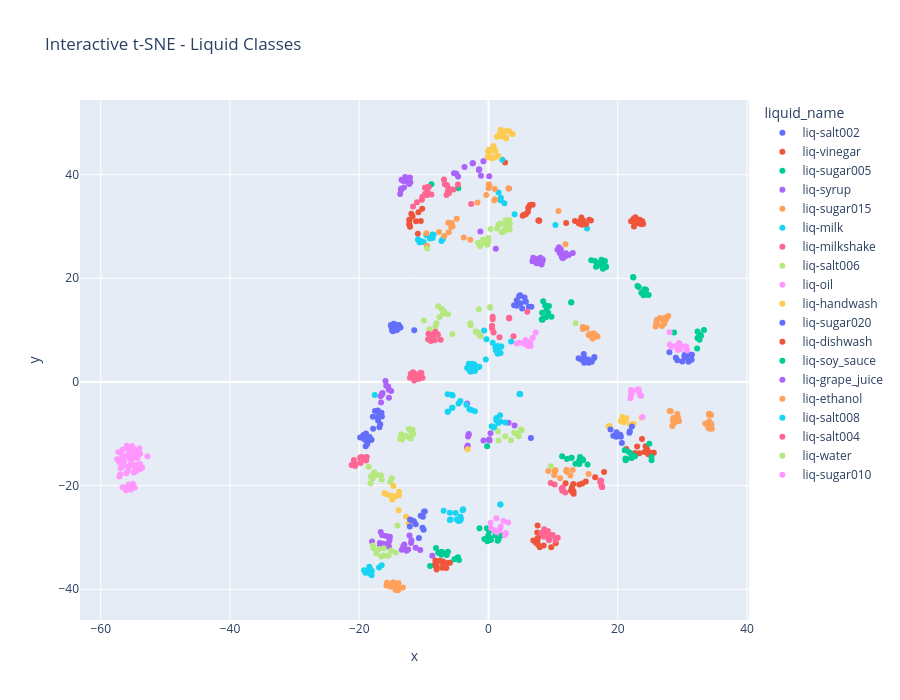
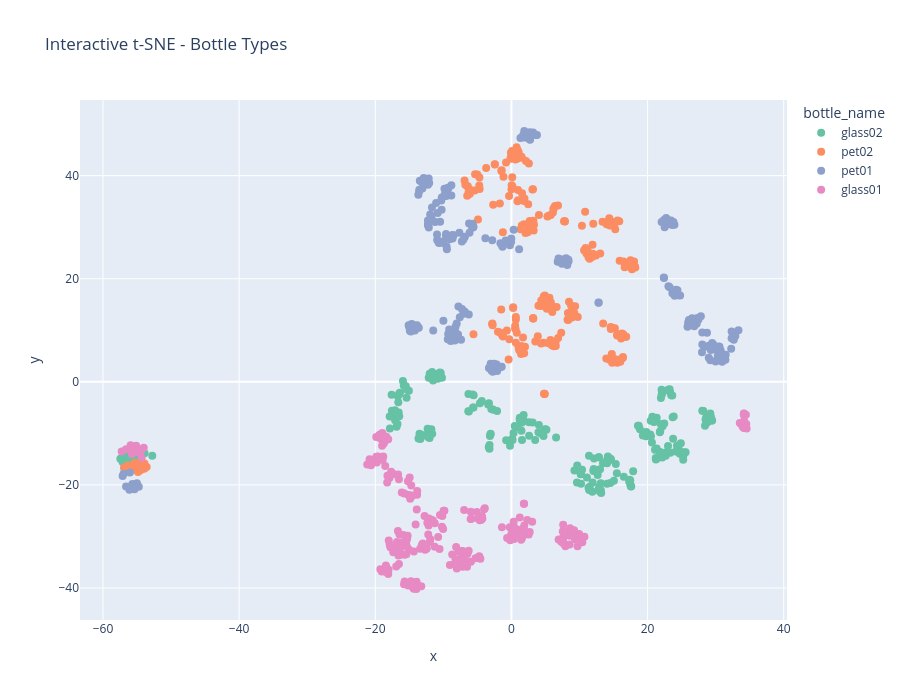

Notebook code cell kept with these figures, in order:
### Code cell
# Interactive t-SNE - Liquid
fig3 = px.scatter(
    tsne_data,
    x='x', y='y',
    color='liquid_name',
    title='Interactive t-SNE - Liquid Classes',
    hover_data=['liquid_name', 'bottle_name', 'path'],
    width=900, height=700
)
fig3.update_traces(marker=dict(size=6))
fig3.show()

print("---")

# Interactive t-SNE - Bottle
fig4 = px.scatter(
    tsne_data,
    x='x', y='y',
    color='bottle_name',
    title='Interactive t-SNE - Bottle Types',
    hover_data=['liquid_name', 'bottle_name'],
    width=900, height=700,
    color_discrete_sequence=px.colors.qualitative.Set2
)
fig4.update_traces(marker=dict(size=8))
fig4.show()

### Figure 1 — Plotly figure (JSON) as saved in the notebook; plotly's stock layout.template omitted (floating-point values rounded to 4 significant figures; data arrays with more than 128 entries replaced by an {"elided": "..."} marker saying what was removed)
{"data": [{"customdata": {"elided": "48x3 str values"}, "hovertemplate": "liquid_name=%{customdata[0]}<br>x=%{x}<br>y=%{y}<br>bottle_name=%{customdata[1]}<br>path=%{customdata[2]}<extra></extra>", "legendgroup": "liq-salt002", "marker": {"color": "#636efa", "size": 6, "symbol": "circle"}, "mode": "markers", "name": "liq-salt002", "orientation": "v", "showlegend": true, "type": "scatter", "x": [-17.56, -18.96, 4.904, -18.88, -19.41, -18.27, 4.38, 5.582, -17.09, 4.378, -19.09, 3.97, -16.88, 4.99, -14.66, -13.61, -18.38, -19.29, -15.0, -14.18, 4.858, -14.77, -14.49, -17.09, -17.06, -17.85, -16.74, -16.56, -17.89, 6.232, -18.1, -14.3, -13.87, -19.86, -11.49, 5.203, -13.85, -14.93, -15.1, -16.49, -17.1, 5.788, 4.736, -18.75, -19.26, -17.03, -19.0, 6.638], "xaxis": "x", "y": [-5.593, -9.937, 16.74, -10.32, -10.34, -11.18, 15.75, 16.31, -7.443, 14.72, -11.15, 14.78, -8.716, 15.16, 11.21, 10.5, -10.64, -10.23, 10.57, 9.971, 16.62, 9.773, 11.09, -6.85, -6.365, -9.044, -8.182, -5.94, -6.711, 14.51, -11.13, 10.38, 10.97, -10.7, 9.953, 14.17, 10.46, 9.925, 10.96, -6.679, -5.506, 15.46, 16.57, -11.97, -10.94, -5.942, -12.39, 14.49], "yaxis": "y"}, {"customdata": {"elided": "48x3 str values"}, "hovertemplate": "liquid_name=%{customdata[0]}<br>x=%{x}<br>y=%{y}<br>bottle_name=%{customdata[1]}<br>path=%{customdata[2]}<extra></extra>", "legendgroup": "liq-vinegar", "marker": {"color": "#EF553B", "size": 6, "symbol": "circle"}, "mode": "markers", "name": "liq-vinegar", "orientation": "v", "showlegend": true, "type": "scatter", "x": [2.562, -10.93, -12.14, 6.195, 13.12, 5.467, 7.72, 6.099, 10.41, -12.22, 7.542, 6.935, 7.6, 17.88, 13.18, -12.25, 15.06, -12.24, 12.99, 14.04, 7.602, -12.27, -10.84, 7.847, 14.52, 7.581, 6.185, 5.291, 7.847, 7.33, -11.94, -10.26, 8.538, -10.47, 11.93, 6.4, -11.21, 6.841, 9.705, 5.779, 7.652, 8.103, 7.933, 12.77, 13.14, 16.5, -11.75, 12.91], "xaxis": "x", "y": [42.36, 28.59, 29.93, 33.65, -19.69, 32.24, 31.16, 32.85, -31.11, 31.24, -29.03, -30.58, -27.71, -17.37, -21.56, 31.32, -19.19, 30.39, -21.26, -19.79, -30.18, 30.49, 32.74, 31.11, -19.61, -30.53, 33.61, 32.09, 31.13, -31.02, 32.46, 33.4, -31.58, 31.05, -19.55, 34.12, 31.02, 34.19, -31.9, 32.35, -31.37, -29.49, -31.88, -20.92, -21.05, -18.4, 31.95, -20.3], "yaxis": "y"}, {"customdata": {"elided": "48x3 str values"}, "hovertemplate": "liquid_name=%{customdata[0]}<br>x=%{x}<br>y=%{y}<br>bottle_name=%{customdata[1]}<br>path=%{customdata[2]}<extra></extra>", "legendgroup": "liq-sugar005", "marker": {"color": "#00cc96", "size": 6, "symbol": "circle"}, "mode": "markers", "name": "liq-sugar005", "orientation": "v", "showlegend": true, "type": "scatter", "x": [32.28, 14.2, 28.73, 1.541, -0.6315, -0.04815, 32.35, 8.242, 9.233, 9.744, 15.33, 32.71, 8.755, -1.392, 13.45, 1.424, 8.3, 32.63, 14.03, 0.09829, -0.2482, -8.826, 11.39, 8.343, 14.05, 1.994, 8.97, 14.62, 12.84, 14.57, -0.1726, 12.86, 8.419, 32.66, 8.894, 32.89, 8.46, 12.8, 14.17, 12.14, 9.357, 0.387, 1.061, 33.35, 0.2616, -4.672, 32.35, 12.81], "xaxis": "x", "y": [6.44, -15.25, 9.524, -30.33, -30.28, -29.67, 9.755, 12.06, 13.35, 12.57, -15.92, 9.156, 14.8, -28.22, -15.79, -30.64, 13.34, 8.904, -15.2, -28.87, -28.22, 38.14, -14.34, 12.02, -15.82, -29.63, 14.12, -15.1, -14.64, -14.93, -30.72, -14.64, 12.26, 8.151, 12.48, 8.9, 15.56, 15.35, -14.46, -14.85, 14.67, -30.47, -29.63, 10.01, -30.11, 37.39, 8.466, 15.37], "yaxis": "y"}, {"customdata": {"elided": "48x3 str values"}, "hovertemplate": "liquid_name=%{customdata[0]}<br>x=%{x}<br>y=%{y}<br>bottle_name=%{customdata[1]}<br>path=%{customdata[2]}<extra></extra>", "legendgroup": "liq-syrup", "marker": {"color": "#ab63fa", "size": 6, "symbol": "circle"}, "mode": "markers", "name": "liq-syrup", "orientation": "v", "showlegend": true, "type": "scatter", "x": [-11.97, -13.41, 7.451, 1.131, 10.67, 10.9, 8.21, 6.796, 13.04, -13.03, 12.42, -3.332, -8.699, -0.7732, -10.56, 0.3119, 11.96, 7.428, 3.111, 12.23, -3.053, -13.16, 8.382, 4.028, 11.32, -12.68, -12.43, 7.612, 11.01, 11.24, -3.154, -3.088, -11.26, 11.48, 0.08327, 7.726, 8.201, 8.03, -12.22, -3.216, -11.93, 6.924, 11.86, 11.18, 0.1636, -13.18, 8.361, 0.12], "xaxis": "x", "y": [-31.08, -32.37, 23.71, 25.71, 25.52, 25.98, 22.93, 23.3, 24.89, -31.35, 24.5, -12.62, -33.52, -11.31, -32.41, -9.917, 24.85, 22.89, -7.885, 24.54, -10.06, -31.63, 23.41, -8.396, 24.17, -32.59, -32.33, 23.07, 24.87, 24.93, -10.52, -10.24, -31.97, 23.85, -11.2, 23.44, 22.67, 23.95, -29.63, -12.24, -30.52, 23.94, 24.19, 25.58, -11.3, -31.92, 23.66, -11.04], "yaxis": "y"}, {"customdata": {"elided": "48x3 str values"}, "hovertemplate": "liquid_name=%{customdata[0]}<br>x=%{x}<br>y=%{y}<br>bottle_name=%{customdata[1]}<br>path=%{customdata[2]}<extra></extra>", "legendgroup": "liq-sugar015", "marker": {"color": "#FFA15A", "size": 6, "symbol": "circle"}, "mode": "markers", "name": "liq-sugar015", "orientation": "v", "showlegend": true, "type": "scatter", "x": [34.22, 34.16, 26.01, 34.12, 16.45, 27.18, 34.15, 14.59, 15.54, 26.54, 27.83, 16.11, 16.87, 33.55, 26.9, 29.11, 34.17, 25.87, 28.43, 29.33, 27.21, 15.2, 15.76, 29.22, 28.04, 29.48, 25.97, 28.77, 34.21, 34.44, 14.86, 34.09, 34.55, 29.45, 33.92, 28.59, 27.32, 16.25, 27.48, 16.74, 14.59, 26.07, 15.52, 28.51, 26.85, 28.2, 34.5, 28.67], "xaxis": "x", "y": [-8.962, -6.207, 11.32, -6.362, 9.184, 11.45, -6.143, 10.24, 8.998, 12.34, 12.72, 8.397, 8.758, -8.009, 12.08, -6.868, -7.596, 10.68, -8.514, -6.862, 11.27, 10.41, 9.23, -6.165, -5.594, -7.52, 11.5, -7.884, -8.314, -6.391, 10.47, -8.91, -9.054, -7.521, -8.606, -6.963, 12.37, 9.395, 12.07, 8.747, 10.63, 11.98, 9.164, -7.313, 10.79, -5.666, -8.18, -7.861], "yaxis": "y"}, {"customdata": {"elided": "48x3 str values"}, "hovertemplate": "liquid_name=%{customdata[0]}<br>x=%{x}<br>y=%{y}<br>bottle_name=%{customdata[1]}<br>path=%{customdata[2]}<extra></extra>", "legendgroup": "liq-milk", "marker": {"color": "#19d3f3", "size": 6, "symbol": "circle"}, "mode": "markers", "name": "liq-milk", "orientation": "v", "showlegend": true, "type": "scatter", "x": [0.4871, -16.93, 1.225, -8.648, 1.864, 1.223, 1.507, 0.7829, -9.071, -19.04, -18.69, -10.68, -2.108, -10.92, -7.285, 2.131, 0.8894, -9.616, -19.25, -17.6, 1.852, -18.45, 15.25, 4.818, 10.36, 4.042, -7.05, 4.807, -18.36, -18.05, 1.91, -10.56, -18.1, 1.558, -10.04, -18.5, 4.886, 2.459, -10.47, 1.792, 1.243, 2.584, 1.834, 4.847, 1.821, -8.667, -8.503, -16.53], "xaxis": "x", "y": [-8.556, -35.82, -7.427, 27.79, -23.65, -7.123, -7.935, -8.786, 27.65, -36.8, -36.43, 26.98, -5.658, 27.49, 27.21, 42.85, -8.759, 28.31, -36.35, -2.522, 35.06, -35.63, 29.61, -2.306, 30.29, 32.37, 27.6, -2.307, -35.99, -36.46, 35.56, 26.95, -37.28, 36.57, 26.98, -36.85, -2.383, 34.47, 27.2, -6.424, -6.978, -7.844, -7.61, -2.34, -23.64, 28.46, 28.41, -35.36], "yaxis": "y"}, {"customdata": {"elided": "48x3 str values"}, "hovertemplate": "liquid_name=%{customdata[0]}<br>x=%{x}<br>y=%{y}<br>bottle_name=%{customdata[1]}<br>path=%{customdata[2]}<extra></extra>", "legendgroup": "liq-milkshake", "marker": {"color": "#FF6692", "size": 6, "symbol": "circle"}, "mode": "markers", "name": "liq-milkshake", "orientation": "v", "showlegend": true, "type": "scatter", "x": [9.94, 8.572, 8.699, -11.06, 17.3, -10.3, 17.47, 10.23, -6.484, -2.682, 17.59, 9.575, -9.492, 17.56, -6.414, -4.725, -9.801, 10.37, 17.34, -9.234, 3.166, -6.494, 9.626, -9.686, 9.2, -6.29, -5.923, 8.146, -9.443, -8.83, 11.5, 10.72, -9.339, -6.886, 17.45, 11.89, 11.42, -9.839, 9.692, 11.32, -11.67, 9.355, 8.613, -6.771, -10.23, -5.392, -6.097, 9.259], "xaxis": "x", "y": [-29.54, -29.87, -29.26, 34.69, -19.31, 35.15, -20.01, -19.77, 37.95, 34.33, -20.26, -29.54, 36.09, -20.29, 37.96, 38.08, 36.32, -30.59, -18.99, 37.6, 37.34, 36.08, -19.51, 36.06, -28.77, 36.83, 37.16, -29.16, 36.72, 36.15, -20.38, -30.05, 37.64, 39.07, -19.1, -21.34, -20.98, 37.47, -29.78, -20.54, 33.84, -30.53, -28.41, 38.21, 35.75, 37.12, 36.48, -30.07], "yaxis": "y"}, {"customdata": {"elided": "48x3 str values"}, "hovertemplate": "liquid_name=%{customdata[0]}<br>x=%{x}<br>y=%{y}<br>bottle_name=%{customdata[1]}<br>path=%{customdata[2]}<extra></extra>", "legendgroup": "liq-salt006", "marker": {"color": "#B6E880", "size": 6, "symbol": "circle"}, "mode": "markers", "name": "liq-salt006", "orientation": "v", "showlegend": true, "type": "scatter", "x": [-2.803, -17.92, -1.977, -15.2, -13.38, 0.2498, -1.22, -8.212, -18.54, -6.884, -18.21, -17.67, -6.965, -16.65, -7.053, -11.94, -9.994, -5.58, -18.25, -18.08, 13.47, -1.611, -11.64, -6.83, -7.785, -7.587, -17.75, -16.53, -1.504, -13.28, -13.43, -7.269, -1.354, 0.2551, -14.95, -13.65, -17.28, -12.31, -6.264, -12.03, -12.21, -13.51, -12.84, -2.824, -2.769, -11.77, -8.039, -9.141], "xaxis": "x", "y": [11.31, -18.65, 9.735, -19.29, -11.09, 14.34, 8.811, 10.68, -16.34, 13.3, -18.24, -17.44, 13.69, -17.99, 13.22, -9.746, 11.87, 9.238, -19.54, -18.19, 11.3, 9.543, -10.06, 13.57, 14.61, 12.54, -17.93, -18.88, 14.05, -10.34, -10.18, 14.11, 8.969, 14.47, -18.56, -11.01, -17.94, -9.084, 13.07, -10.89, -10.76, -10.07, -10.37, 11.23, 10.96, -9.206, 11.34, 10.17], "yaxis": "y"}, {"customdata": {"elided": "48x3 str values"}, "hovertemplate": "liquid_name=%{customdata[0]}<br>x=%{x}<br>y=%{y}<br>bottle_name=%{customdata[1]}<br>path=%{customdata[2]}<extra></extra>", "legendgroup": "liq-oil", "marker": {"color": "#FF97FF", "size": 6, "symbol": "circle"}, "mode": "markers", "name": "liq-oil", "orientation": "v", "showlegend": true, "type": "scatter", "x": [-55.13, -55.62, -53.59, -53.94, -54.82, -56.97, -55.94, -54.7, -56.03, -57.12, -56.61, -53.9, -56.61, -54.32, -54.94, -54.31, -55.75, -57.12, -56.41, -56.05, -54.89, -56.11, -56.92, -57.26, -57.45, -55.08, -52.76, -56.68, -54.49, -55.38, -53.92, -55.3, -55.14, -55.68, -55.02, -55.74, -55.49, -54.86, -54.51, -56.74, -54.41, -55.79, -55.25, -55.75, -54.01, -55.76, -56.33, -54.74], "xaxis": "x", "y": [-12.38, -16.33, -16.53, -16.87, -13.68, -17.83, -12.29, -16.6, -14.42, -15.56, -13.08, -13.86, -20.33, -14.73, -20.14, -14.08, -12.98, -18.25, -15.38, -17.61, -12.95, -20.92, -16.65, -13.53, -14.9, -14.25, -14.35, -14.18, -15.99, -20.82, -15.84, -15.71, -14.8, -19.8, -19.66, -20.57, -14.77, -17.48, -17.17, -14.9, -13.3, -17.13, -13.49, -20.1, -12.78, -13.98, -16.18, -20.35], "yaxis": "y"}, {"customdata": {"elided": "48x3 str values"}, "hovertemplate": "liquid_name=%{customdata[0]}<br>x=%{x}<br>y=%{y}<br>bottle_name=%{customdata[1]}<br>path=%{customdata[2]}<extra></extra>", "legendgroup": "liq-handwash", "marker": {"color": "#FECB52", "size": 6, "symbol": "circle"}, "mode": "markers", "name": "liq-handwash", "orientation": "v", "showlegend": true, "type": "scatter", "x": [-12.76, 0.7511, 0.8851, -15.13, 2.086, 1.062, 21.34, -14.71, 0.08627, 21.92, 3.19, 3.754, -15.73, 2.72, 0.2041, 22.45, 1.47, 2.707, -0.08733, 20.71, 20.46, -14.87, 3.573, 21.22, 1.326, 1.872, -14.54, -0.1194, 2.344, -13.86, -13.85, -12.35, 20.97, 1.516, 23.68, 18.58, 1.887, 0.898, -16.1, -0.07901, -13.91, 18.71, -14.78, -3.228, 20.92, 0.6002, 1.726, 2.728], "xaxis": "x", "y": [-26.03, 45.51, 43.34, -21.98, 47.86, 44.55, -6.99, -20.09, 44.8, -8.201, 48.38, 47.86, -21.67, 47.08, 44.39, -8.088, 43.64, 48.43, 43.3, -6.766, -7.528, -22.66, 47.88, -7.244, 47.31, 47.42, -22.11, 43.46, 47.36, -21.91, -21.17, -27.32, -7.675, 43.49, -6.877, -8.541, 48.66, 44.96, -21.46, 44.46, -24.76, -8.521, -22.06, -12.98, -7.799, 43.15, 47.9, 46.98], "yaxis": "y"}, {"customdata": {"elided": "48x3 str values"}, "hovertemplate": "liquid_name=%{customdata[0]}<br>x=%{x}<br>y=%{y}<br>bottle_name=%{customdata[1]}<br>path=%{customdata[2]}<extra></extra>", "legendgroup": "liq-sugar020", "marker": {"color": "#636efa", "size": 6, "symbol": "circle"}, "mode": "markers", "name": "liq-sugar020", "orientation": "v", "showlegend": true, "type": "scatter", "x": [19.92, 14.74, 20.39, 30.34, 15.43, 16.35, 30.95, -12.17, 19.81, 31.03, 30.43, 30.57, 14.98, 20.49, -10.15, 30.32, -9.97, 28.99, -12.14, 30.0, 22.2, -9.847, -10.2, 31.47, 18.88, -11.26, 15.44, 21.87, 14.84, 29.22, 16.38, -11.54, 20.64, 14.34, 15.53, 14.8, -10.77, 13.94, 19.31, -11.84, 27.99, 31.43, 6.559, -10.49, 19.78, 15.99, 21.8, -10.03], "xaxis": "x", "y": [-10.16, 5.41, -10.21, 4.66, 4.11, 4.626, 3.901, -27.88, -9.719, 5.317, 5.359, 4.719, 4.003, -10.56, -26.01, 5.078, -25.01, 4.676, -26.53, 3.948, -8.597, -25.02, -28.13, 5.259, -9.189, -27.44, 4.329, -9.519, 4.635, 4.194, 4.799, -26.9, -11.78, 4.354, 3.723, 3.693, -30.11, 4.549, -10.4, -26.72, 5.738, 4.26, -10.8, -25.84, -10.57, 3.904, -9.791, -28.53], "yaxis": "y"}, {"customdata": {"elided": "48x3 str values"}, "hovertemplate": "liquid_name=%{customdata[0]}<br>x=%{x}<br>y=%{y}<br>bottle_name=%{customdata[1]}<br>path=%{customdata[2]}<extra></extra>", "legendgroup": "liq-dishwash", "marker": {"color": "#EF553B", "size": 6, "symbol": "circle"}, "mode": "markers", "name": "liq-dishwash", "orientation": "v", "showlegend": true, "type": "scatter", "x": [-8.026, -6.381, 23.75, 24.73, -8.071, 15.84, -7.174, 23.43, 22.65, 24.31, -5.956, 14.55, 23.8, 23.61, 24.63, 22.64, 24.54, 23.0, -7.02, 13.98, 23.34, 21.33, 13.38, 14.18, 22.98, 23.03, 23.94, 23.24, 25.59, 22.51, 22.72, 12.02, 15.58, -6.525, -8.034, 24.14, 14.37, 14.28, -7.042, -8.215, 14.68, 22.41, -8.343, 15.1, 14.46, -7.521, 25.35, 22.06], "xaxis": "x", "y": [-36.19, -34.94, -11.03, -13.96, -35.62, 31.13, -35.87, 31.29, -13.7, -12.39, -34.88, 30.79, 31.01, 30.44, -13.31, 30.41, -13.03, -12.47, -34.66, 30.58, -13.75, -12.95, 31.05, 31.02, 31.4, 30.67, 30.49, 30.95, -13.65, 29.97, 31.78, 30.65, 31.29, -35.88, -35.39, -13.49, 31.71, 30.64, -34.92, -34.44, 31.08, 31.42, -35.32, 30.42, 30.35, -34.51, -13.65, 30.98], "yaxis": "y"}, {"customdata": {"elided": "48x3 str values"}, "hovertemplate": "liquid_name=%{customdata[0]}<br>x=%{x}<br>y=%{y}<br>bottle_name=%{customdata[1]}<br>path=%{customdata[2]}<extra></extra>", "legendgroup": "liq-soy_sauce", "marker": {"color": "#00cc96", "size": 6, "symbol": "circle"}, "mode": "markers", "name": "liq-soy_sauce", "orientation": "v", "showlegend": true, "type": "scatter", "x": [-0.2078, -9.039, 24.38, 22.09, 24.16, 18.02, -7.335, -7.162, -4.728, 18.2, 17.62, 21.37, -6.467, -7.768, 25.23, 22.15, 15.9, -4.895, 24.78, 21.09, 17.71, 24.16, 17.57, 22.38, 22.42, 22.67, -8.123, 24.07, -7.298, 24.55, 18.16, 21.77, -6.281, -4.56, 23.65, 21.2, 17.49, 23.06, 23.98, 16.47, 17.29, 23.24, 16.76, 24.89, 21.22, -5.271, 25.23, 16.63], "xaxis": "x", "y": [-12.42, -35.52, 17.79, -13.92, 17.86, 23.35, -32.8, -32.81, -33.84, 22.18, 22.18, -14.86, -33.41, -32.96, -14.46, -14.68, 23.48, -34.08, 16.76, -13.16, 21.83, 16.97, 22.6, 20.25, 20.16, -14.35, -32.02, 17.44, -33.35, 16.81, 22.34, -13.54, -32.76, -34.34, 17.2, -14.77, 23.57, 18.53, 16.71, 23.34, 22.98, 18.34, 22.38, -11.93, -15.09, -34.21, -15.12, 22.23], "yaxis": "y"}, {"customdata": {"elided": "48x3 str values"}, "hovertemplate": "liquid_name=%{customdata[0]}<br>x=%{x}<br>y=%{y}<br>bottle_name=%{customdata[1]}<br>path=%{customdata[2]}<extra></extra>", "legendgroup": "liq-grape_juice", "marker": {"color": "#ab63fa", "size": 6, "symbol": "circle"}, "mode": "markers", "name": "liq-grape_juice", "orientation": "v", "showlegend": true, "type": "scatter", "x": [-16.81, -18.02, -5.34, -15.4, 0.121, -16.62, -13.46, -1.172, -5.01, -16.48, -12.15, -3.712, -1.478, -3.303, -1.259, -15.87, -15.83, -16.81, -12.38, -0.7866, -16.26, -12.89, -2.434, -15.4, -16.68, -15.81, -1.437, -4.702, -15.25, -13.67, -16.39, -15.49, -12.08, -15.94, -12.55, -16.69, -15.52, -12.27, -2.444, -13.2, -13.53, -15.06, -15.41, -15.33, -16.45, -16.45, -13.08, -13.54], "xaxis": "x", "y": [-31.6, -30.79, 40.29, -3.065, 39.68, -3.966, 39.0, 39.77, 40.21, -2.268, 39.45, 41.49, 40.9, -4.149, 29.03, -29.71, -31.41, -31.08, 38.77, 42.56, -31.2, 39.56, 42.17, -31.78, -28.95, -0.7326, 41.04, 39.64, -29.88, 36.28, -2.124, -31.18, 38.55, 0.1682, 38.62, -2.777, -0.8698, 38.21, 42.22, 38.76, 37.28, -1.749, -1.485, -30.56, -29.6, -2.368, 37.52, 36.99], "yaxis": "y"}, {"customdata": {"elided": "48x3 str values"}, "hovertemplate": "liquid_name=%{customdata[0]}<br>x=%{x}<br>y=%{y}<br>bottle_name=%{customdata[1]}<br>path=%{customdata[2]}<extra></extra>", "legendgroup": "liq-ethanol", "marker": {"color": "#FFA15A", "size": 6, "symbol": "circle"}, "mode": "markers", "name": "liq-ethanol", "orientation": "v", "showlegend": true, "type": "scatter", "x": [10.38, -0.3476, 12.67, -15.18, -5.692, -9.529, 10.18, -9.607, -5.581, 0.007797, -14.42, -15.04, -15.78, -15.69, 3.086, -5.772, -14.07, 12.05, 0.03683, 11.91, 0.8956, -3.824, -6.838, 0.9714, 0.154, -13.96, 10.19, 10.23, -13.25, 13.02, 11.09, -5.607, -4.915, -14.75, -13.94, -6.159, -7.644, 9.258, 15.49, 0.9993, 12.08, 12.08, -6.224, -1.703, -2.82, 10.82, -14.46, -14.36], "xaxis": "x", "y": [-17.03, 36.06, -18.06, -39.52, 30.65, 26.26, -17.94, 28.7, 30.07, 37.35, -39.97, -39.21, -39.27, -38.76, 37.33, 29.88, -39.38, -17.25, 38.15, 26.57, 35.02, 27.87, 28.14, 37.23, 37.88, -40.19, -17.89, -17.03, -39.65, -16.97, -18.56, 29.98, 31.48, -38.67, -38.77, 28.9, 28.91, -17.2, -17.75, 35.23, -16.93, -17.32, 30.72, 34.61, 27.46, 33.0, -39.1, -40.16], "yaxis": "y"}, {"customdata": {"elided": "48x3 str values"}, "hovertemplate": "liquid_name=%{customdata[0]}<br>x=%{x}<br>y=%{y}<br>bottle_name=%{customdata[1]}<br>path=%{customdata[2]}<extra></extra>", "legendgroup": "liq-salt008", "marker": {"color": "#19d3f3", "size": 6, "symbol": "circle"}, "mode": "markers", "name": "liq-salt008", "orientation": "v", "showlegend": true, "type": "scatter", "x": [1.767, 1.415, 1.456, -2.951, 1.869, -5.865, -5.566, 0.658, -4.909, -2.176, -4.336, -0.412, -5.97, -5.709, -5.548, -2.741, -1.427, -6.951, 1.144, -4.424, -0.3108, -4.005, -5.085, -3.304, -2.519, -1.644, -5.635, -6.318, -6.251, -2.096, -4.629, 3.506, -3.419, 1.991, -2.019, -3.053, -0.6711, -2.799, -4.653, -6.337, -5.991, -3.912, -2.71, -4.353, -2.648, -2.942, -4.265, 1.059], "xaxis": "x", "y": [6.701, 5.419, 6.931, -5.251, 5.562, -26.54, -4.99, 7.569, -26.53, 3.35, -26.0, 4.354, -25.21, -2.461, -2.608, 1.946, 2.942, -24.84, 6.133, -26.76, 8.255, -24.73, -25.27, 2.694, 3.513, 2.828, -4.988, -2.37, -5.749, 2.099, -4.136, 7.818, -4.407, 6.825, 2.809, 3.504, 9.95, 2.778, -26.85, -5.728, -26.62, -24.54, 2.735, -3.697, -5.401, 2.189, -26.49, 6.625], "yaxis": "y"}, {"customdata": {"elided": "48x3 str values"}, "hovertemplate": "liquid_name=%{customdata[0]}<br>x=%{x}<br>y=%{y}<br>bottle_name=%{customdata[1]}<br>path=%{customdata[2]}<extra></extra>", "legendgroup": "liq-salt004", "marker": {"color": "#FF6692", "size": 6, "symbol": "circle"}, "mode": "markers", "name": "liq-salt004", "orientation": "v", "showlegend": true, "type": "scatter", "x": [3.873, -12.01, -8.596, 0.5601, -8.232, -10.95, -19.78, 0.5838, -10.83, -8.223, 5.998, -12.15, -20.94, 0.7827, -20.61, -7.4, -11.65, -20.83, -9.348, -10.51, -7.857, 3.203, -20.63, 1.699, -19.85, 0.6491, -18.83, -11.97, -11.87, -8.318, -19.28, 0.5519, -9.292, 3.201, -8.678, -18.93, -19.6, -7.866, -8.719, 0.6449, -19.79, -10.2, -8.923, -10.39, -11.51, -21.18, -11.55, 3.18], "xaxis": "x", "y": [8.828, 1.587, 9.196, 10.32, 9.674, 1.475, -15.64, 10.32, 0.5787, 9.425, 13.53, 0.7974, -15.95, 9.524, -15.77, 8.144, 1.883, -15.04, 8.253, 1.792, 9.192, 12.3, -16.19, 8.612, -14.56, 12.09, -14.47, 0.9377, 1.418, 8.028, -14.77, 10.86, 9.291, 12.3, 8.75, -15.16, -14.48, 9.066, 8.158, 12.58, -14.94, 0.7963, 7.902, 1.714, 0.2577, -16.02, 0.9393, 12.37], "yaxis": "y"}, {"customdata": {"elided": "48x3 str values"}, "hovertemplate": "liquid_name=%{customdata[0]}<br>x=%{x}<br>y=%{y}<br>bottle_name=%{customdata[1]}<br>path=%{customdata[2]}<extra></extra>", "legendgroup": "liq-water", "marker": {"color": "#B6E880", "size": 6, "symbol": "circle"}, "mode": "markers", "name": "liq-water", "orientation": "v", "showlegend": true, "type": "scatter", "x": [1.557, -14.07, -9.481, 2.396, -1.306, -1.023, 1.47, 0.3268, 4.294, 9.665, 3.316, 3.22, -0.1297, 2.899, 3.487, -17.79, 2.692, 1.523, 3.969, -16.28, 2.684, -0.8437, -1.616, -16.95, 4.708, -0.02213, 4.477, 4.934, -16.2, -17.36, 5.016, 3.258, -17.89, -0.2148, 1.845, 2.065, -0.5158, 1.333, -15.07, 2.566, 2.597, -1.395, -14.34, 5.136, -0.03904, -16.59, -15.73, -15.44], "xaxis": "x", "y": [-11.28, -27.7, 25.73, 29.03, 26.19, 26.79, -9.501, 29.49, -9.982, -16.24, 30.47, 31.25, 27.38, 30.4, -11.27, -32.1, 30.44, 30.33, -9.803, -33.48, 31.22, 27.41, 26.87, -32.22, -10.49, 27.79, -10.08, -9.25, -32.1, -33.04, -9.175, 29.37, -31.56, 26.48, 30.59, 28.87, 27.01, 29.59, -32.52, 29.49, -10.48, 26.48, -32.89, -9.304, 27.17, -33.7, -33.55, -33.47], "yaxis": "y"}, {"customdata": {"elided": "48x3 str values"}, "hovertemplate": "liquid_name=%{customdata[0]}<br>x=%{x}<br>y=%{y}<br>bottle_name=%{customdata[1]}<br>path=%{customdata[2]}<extra></extra>", "legendgroup": "liq-sugar010", "marker": {"color": "#FF97FF", "size": 6, "symbol": "circle"}, "mode": "markers", "name": "liq-sugar010", "orientation": "v", "showlegend": true, "type": "scatter", "x": [5.932, 6.465, 2.684, 5.791, 22.25, 1.81, 22.05, 28.33, 30.75, 21.96, 2.533, 6.101, 22.05, 23.16, 5.442, 23.48, 29.67, 6.524, 23.05, 29.49, 4.721, 0.8684, 29.29, 3.051, 5.727, 28.04, 2.323, 1.62, 7.314, 30.57, 23.84, 30.48, 23.63, 1.224, 29.66, 23.29, 29.0, 29.58, 23.24, 6.855, 28.03, 22.11, 0.3304, 1.886, 6.214, 1.287, 4.354, 0.3943], "xaxis": "x", "y": [7.09, 7.694, -29.15, 7.772, -1.728, -28.33, -2.555, 6.735, 6.056, -3.147, -29.6, 7.675, -1.547, -1.698, 7.463, -2.583, 6.331, 6.949, -1.517, 7.526, 7.575, -28.64, 6.177, -27.13, 8.104, 7.248, -26.82, -28.66, 9.527, 6.822, -6.743, 6.845, -2.665, -26.31, 7.248, -1.982, 6.988, 7.071, -1.435, 8.523, 9.593, -2.336, -27.16, -27.89, 6.918, -28.99, 7.439, -28.19], "yaxis": "y"}], "layout": {"height": 700, "legend": {"title": {"text": "liquid_name"}, "tracegroupgap": 0}, "title": {"text": "Interactive t-SNE - Liquid Classes"}, "width": 900, "xaxis": {"anchor": "y", "domain": [0, 1], "title": {"text": "x"}}, "yaxis": {"anchor": "x", "domain": [0, 1], "title": {"text": "y"}}}}

### Figure 2 — Plotly figure (JSON) as saved in the notebook; plotly's stock layout.template omitted (floating-point values rounded to 4 significant figures; data arrays with more than 128 entries replaced by an {"elided": "..."} marker saying what was removed)
{"data": [{"customdata": {"elided": "228x2 str values"}, "hovertemplate": "bottle_name=%{customdata[1]}<br>x=%{x}<br>y=%{y}<br>liquid_name=%{customdata[0]}<extra></extra>", "legendgroup": "glass02", "marker": {"color": "rgb(102,194,165)", "size": 8, "symbol": "circle"}, "mode": "markers", "name": "glass02", "orientation": "v", "showlegend": true, "type": "scatter", "x": {"elided": "228 float values"}, "xaxis": "x", "y": {"elided": "228 float values"}, "yaxis": "y"}, {"customdata": {"elided": "228x2 str values"}, "hovertemplate": "bottle_name=%{customdata[1]}<br>x=%{x}<br>y=%{y}<br>liquid_name=%{customdata[0]}<extra></extra>", "legendgroup": "pet02", "marker": {"color": "rgb(252,141,98)", "size": 8, "symbol": "circle"}, "mode": "markers", "name": "pet02", "orientation": "v", "showlegend": true, "type": "scatter", "x": {"elided": "228 float values"}, "xaxis": "x", "y": {"elided": "228 float values"}, "yaxis": "y"}, {"customdata": {"elided": "228x2 str values"}, "hovertemplate": "bottle_name=%{customdata[1]}<br>x=%{x}<br>y=%{y}<br>liquid_name=%{customdata[0]}<extra></extra>", "legendgroup": "pet01", "marker": {"color": "rgb(141,160,203)", "size": 8, "symbol": "circle"}, "mode": "markers", "name": "pet01", "orientation": "v", "showlegend": true, "type": "scatter", "x": {"elided": "228 float values"}, "xaxis": "x", "y": {"elided": "228 float values"}, "yaxis": "y"}, {"customdata": {"elided": "228x2 str values"}, "hovertemplate": "bottle_name=%{customdata[1]}<br>x=%{x}<br>y=%{y}<br>liquid_name=%{customdata[0]}<extra></extra>", "legendgroup": "glass01", "marker": {"color": "rgb(231,138,195)", "size": 8, "symbol": "circle"}, "mode": "markers", "name": "glass01", "orientation": "v", "showlegend": true, "type": "scatter", "x": {"elided": "228 float values"}, "xaxis": "x", "y": {"elided": "228 float values"}, "yaxis": "y"}], "layout": {"height": 700, "legend": {"title": {"text": "bottle_name"}, "tracegroupgap": 0}, "title": {"text": "Interactive t-SNE - Bottle Types"}, "width": 900, "xaxis": {"anchor": "y", "domain": [0, 1], "title": {"text": "x"}}, "yaxis": {"anchor": "x", "domain": [0, 1], "title": {"text": "y"}}}}
